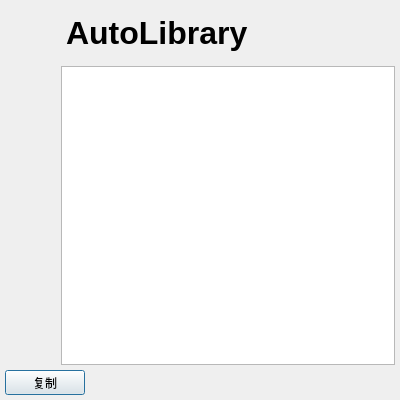
<?xml version="1.0" encoding="UTF-8"?>
<ui version="4.0">
 <class>ALAboutDialog</class>
 <widget class="QDialog" name="ALAboutDialog">
  <property name="geometry">
   <rect>
    <x>0</x>
    <y>0</y>
    <width>400</width>
    <height>400</height>
   </rect>
  </property>
  <property name="minimumSize">
   <size>
    <width>400</width>
    <height>400</height>
   </size>
  </property>
  <property name="maximumSize">
   <size>
    <width>800</width>
    <height>400</height>
   </size>
  </property>
  <property name="windowTitle">
   <string>关于 - AutoLibrary</string>
  </property>
  <property name="sizeGripEnabled">
   <bool>false</bool>
  </property>
  <layout class="QVBoxLayout" name="ALAboutDialogLayout">
   <property name="spacing">
    <number>5</number>
   </property>
   <property name="leftMargin">
    <number>5</number>
   </property>
   <property name="topMargin">
    <number>5</number>
   </property>
   <property name="rightMargin">
    <number>5</number>
   </property>
   <property name="bottomMargin">
    <number>5</number>
   </property>
   <item>
    <layout class="QHBoxLayout" name="LogoLayout">
     <property name="spacing">
      <number>5</number>
     </property>
     <item>
      <widget class="QLabel" name="LogoIconLabel">
       <property name="minimumSize">
        <size>
         <width>56</width>
         <height>56</height>
        </size>
       </property>
       <property name="maximumSize">
        <size>
         <width>56</width>
         <height>56</height>
        </size>
       </property>
       <property name="text">
        <string/>
       </property>
       <property name="scaledContents">
        <bool>true</bool>
       </property>
       <property name="indent">
        <number>0</number>
       </property>
      </widget>
     </item>
     <item>
      <widget class="QLabel" name="LogoTextLabel">
       <property name="font">
        <font>
         <pointsize>24</pointsize>
         <bold>true</bold>
        </font>
       </property>
       <property name="lineWidth">
        <number>0</number>
       </property>
       <property name="text">
        <string>AutoLibrary</string>
       </property>
       <property name="margin">
        <number>0</number>
       </property>
       <property name="indent">
        <number>0</number>
       </property>
      </widget>
     </item>
    </layout>
   </item>
   <item>
    <layout class="QHBoxLayout" name="AboutInfoLayout">
     <property name="spacing">
      <number>0</number>
     </property>
     <item>
      <widget class="QFrame" name="frame">
       <property name="minimumSize">
        <size>
         <width>56</width>
         <height>0</height>
        </size>
       </property>
       <property name="maximumSize">
        <size>
         <width>56</width>
         <height>16777215</height>
        </size>
       </property>
       <property name="frameShape">
        <enum>QFrame::Shape::NoFrame</enum>
       </property>
       <property name="frameShadow">
        <enum>QFrame::Shadow::Plain</enum>
       </property>
       <property name="lineWidth">
        <number>0</number>
       </property>
      </widget>
     </item>
     <item>
      <widget class="QTextEdit" name="AboutInfoEdit">
       <property name="font">
        <font>
         <family>Courier New</family>
         <bold>false</bold>
        </font>
       </property>
       <property name="lineWrapMode">
        <enum>QTextEdit::LineWrapMode::NoWrap</enum>
       </property>
       <property name="readOnly">
        <bool>true</bool>
       </property>
       <property name="textInteractionFlags">
        <set>Qt::TextInteractionFlag::TextBrowserInteraction</set>
       </property>
      </widget>
     </item>
    </layout>
   </item>
   <item>
    <widget class="QPushButton" name="CopyButton">
     <property name="minimumSize">
      <size>
       <width>80</width>
       <height>25</height>
      </size>
     </property>
     <property name="maximumSize">
      <size>
       <width>80</width>
       <height>25</height>
      </size>
     </property>
     <property name="text">
      <string>复制</string>
     </property>
    </widget>
   </item>
  </layout>
 </widget>
 <resources/>
 <connections/>
</ui>
